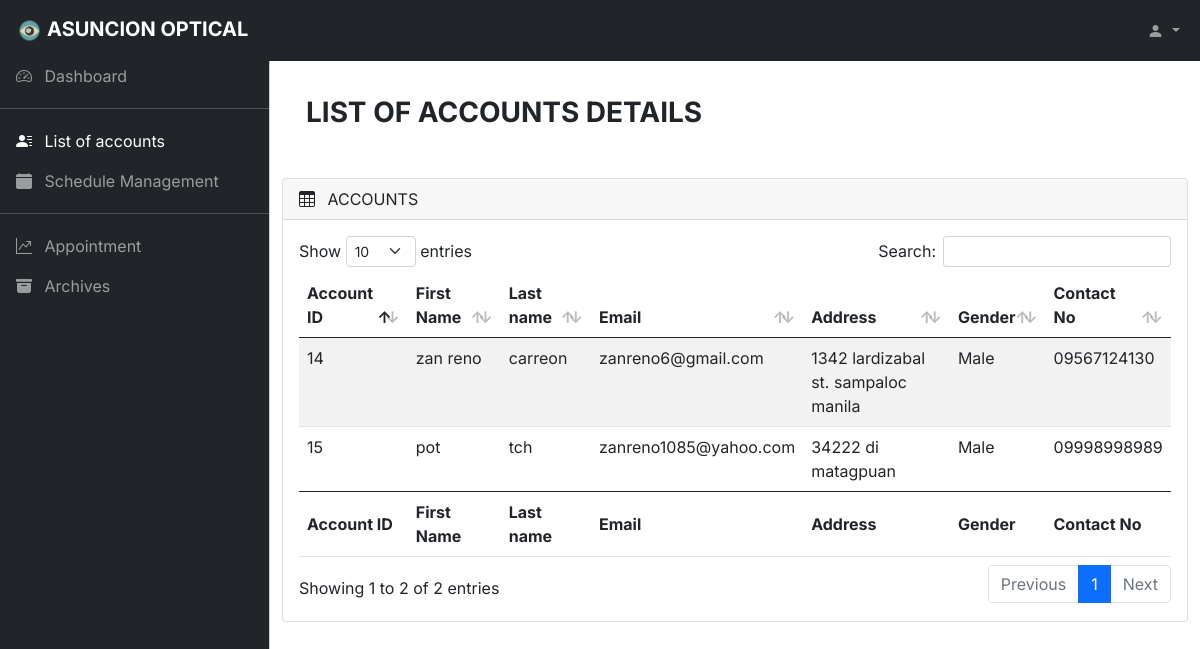
/loa.php, run on an earlier commit of the app's database.
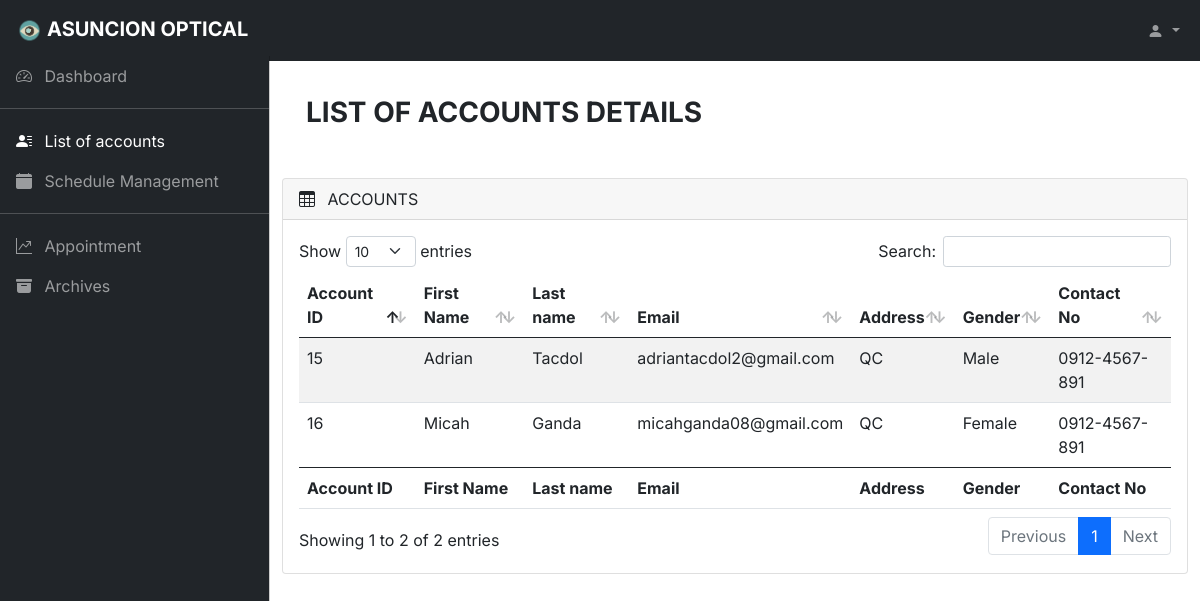
And on a later commit of the database.
### tables this page shows
CREATE TABLE `data` (
  `ID` int(11) NOT NULL,
  `Email` varchar(100) NOT NULL,
  `Pass` varchar(255) NOT NULL,
  `First_Name` varchar(100) NOT NULL,
  `Last_Name` varchar(100) NOT NULL,
  `Gender` varchar(100) NOT NULL,
  `Contact` varchar(120) NOT NULL,
  `Home` varchar(100) NOT NULL,
  `vkey` varchar(255) NOT NULL,
  `verified` tinyint(1) NOT NULL DEFAULT 0,
  `createdate` timestamp(6) NOT NULL DEFAULT current_timestamp(6)
);

### loa.php (the view, shortened to what this page needs)
<?php
include_once 'main/includes/dbh.inc.php';
?>
<!DOCTYPE html>
<html lang="en">
  <head>
    <link rel="stylesheet" href="css/bootstrap.min.css" />
    <link rel="stylesheet" href="https://cdn.jsdelivr.net/npm/bootstrap-icons@1.4.1/font/bootstrap-icons.css" />
    <link rel="stylesheet" href="css/dataTables.bootstrap5.min.css" />
    <link rel="stylesheet" href="css/style1.css" />
  </head>
  <body>
    <nav class="navbar navbar-expand-lg navbar-dark bg-dark fixed-top">
      <div class="container-fluid">
        <a class="navbar-brand me-auto ms-lg-0 ms-3 text-uppercase fw-bold"
          href="#"> <img src="img/eyel.png" height="35" width="35">Asuncion Optical</a>
        <div class="collapse navbar-collapse" id="topNavBar">
          <ul class="navbar-nav ms-auto">
            <li class="nav-item dropdown">
              <a
                class="nav-link dropdown-toggle ms-2"
                href="#"
                role="button"
                data-bs-toggle="dropdown"
                aria-expanded="false"
              >
                <i class="bi bi-person-fill"></i>
              </a>
            </li>
          </ul>
        </div>
      </div>
    </nav>
    <div class="offcanvas offcanvas-start sidebar-nav bg-dark" tabindex="-1"  id="sidebar">
      <div class="offcanvas-body p-0">
        <nav class="navbar-dark">
          <ul class="navbar-nav">
            <li>
              <a href="dashboard.php" class="nav-link px-3">
                <span class="me-2"><i class="bi bi-speedometer2"></i></span>
                <span>Dashboard</span>
              </a>
            </li>
            <li class="my-1"><hr class="dropdown-divider bg-light" /></li>
            <li>
              <a href="#" class="nav-link px-3 active">
                <span class="me-2"><i class="bi bi-person-lines-fill"></i></span>
                <span>List of accounts</span>
              </a>
            </li>
            <li>
              <a href="ds.php" class="nav-link px-3">
                <span class="me-2"><i class="bi bi-calendar-fill"></i></i></span>
                <span>Schedule Management</span>
              </a>
            </li>
            <li class="my-1"><hr class="dropdown-divider bg-light" /></li>
            <li>
              <a href="app.php" class="nav-link px-3">
                <span class="me-2"><i class="bi bi-graph-up"></i></span>
                <span>Appointment</span>
              </a>
            </li>
            <li>
              <a href="archives.php" class="nav-link px-3">
                <span class="me-2"><i class="bi bi-archive-fill"></i></span>
                <span>Archives</span>
              </a>
            </li>
          </ul>
        </nav>
      </div>
    </div>
    <main class="mt-5 pt-4">
        <div class="container-fluid">
            <div class="">
                <div class="col-md-12">
                    <h3 class="fw-bold text-uppercase p-4">LIST OF accounts Details</h3>
                  </div>
                <div class="col-md-12 mb-3 pt-3">
                  <div class="card">
                    <div class="card-header">
                      <span><i class="bi bi-table me-2"></i></span> ACCOUNTS
                    </div>
                    <div class="card-body">
                      <div class="table-responsive">
                        <table
                          id="example"
                          class="table table-striped data-table"
                          style="width: 100%"
                        >
                          <thead>
                            <tr>
                              <th>Account ID</th>
                              <th>First Name</th>
                              <th>Last name</th>
                              <th>Email</th>
                              <th>Address</th>
                              <th>Gender</th>
                              <th>Contact No</th>
                            </tr>
                          </thead>
                          <tbody>
                          <?php
                          $result = $conn->query("SELECT * FROM data order by id desc");
                          while ($row = $result->fetch_assoc()){
                          ?>
                            <tr>
                              <td><?php echo $row['ID'];?></td>
                              <td><?php echo $row['First_Name'];?></td>
                              <td><?php echo $row['Last_Name'];?></td>
                              <td><?php echo $row['Email'];?></td>
                              <td><?php echo $row['Home'];?></td>
                              <td><?php echo $row['Gender'];?></td>
                              <td><?php echo $row['Contact'];?></td>
                            </tr>
                            <?php
                              }
                            ?>
                          </tbody>
                          <tfoot>
                            <tr>
                                <th>Account ID</th>
                                <th>First Name</th>
                                <th>Last name</th>
                                <th>Email</th>
                                <th>Address</th>
                                <th>Gender</th>
                                <th>Contact No</th>
                            </tr>
                          </tfoot>
                        </table>
                      </div>
                    </div>
                  </div>
                </div>
              </div>
            </div>
        </main>
  </body>
</html>

### css/style1.css (style rules this page uses)
body, button { font-family: "Inter", sans-serif; }
:root { --offcanvas-width: 270px; --topNavbarHeight: 56px; }
.sidebar-nav { width: var(--offcanvas-width); }
@media (min-width: 992px) { body { overflow: auto !important; } }
@media (min-width: 992px) { main { margin-left: var(--offcanvas-width); } }
@media (min-width: 992px) { .sidebar-nav { -webkit-transform: none; transform: none; visibility: visible !important; height: calc(100% - var(--topNavbarHeight)); top: var(--topNavbarHeight); } }

What changed in the data, as far as the page shows it:
removed data: ID "14", First_Name "zan reno", Last_Name "carreon", Email "zanreno6@gmail.com", Home "1342 lardizabal st. sampaloc manila", Gender "Male", Contact "09567124130"
added data: ID "16", First_Name "Micah", Last_Name "Ganda", Email "micahganda08@gmail.com", Home "QC", Gender "Female", Contact "0912-4567-891"
changed data "Male": First_Name "pot" → "Adrian"; Last_Name "tch" → "Tacdol"; Email "zanreno1085@yahoo.com" → "adriantacdol2@gmail.com"; Home "34222 di matagpuan" → "QC"; Contact "09998998989" → "0912-4567-891"
